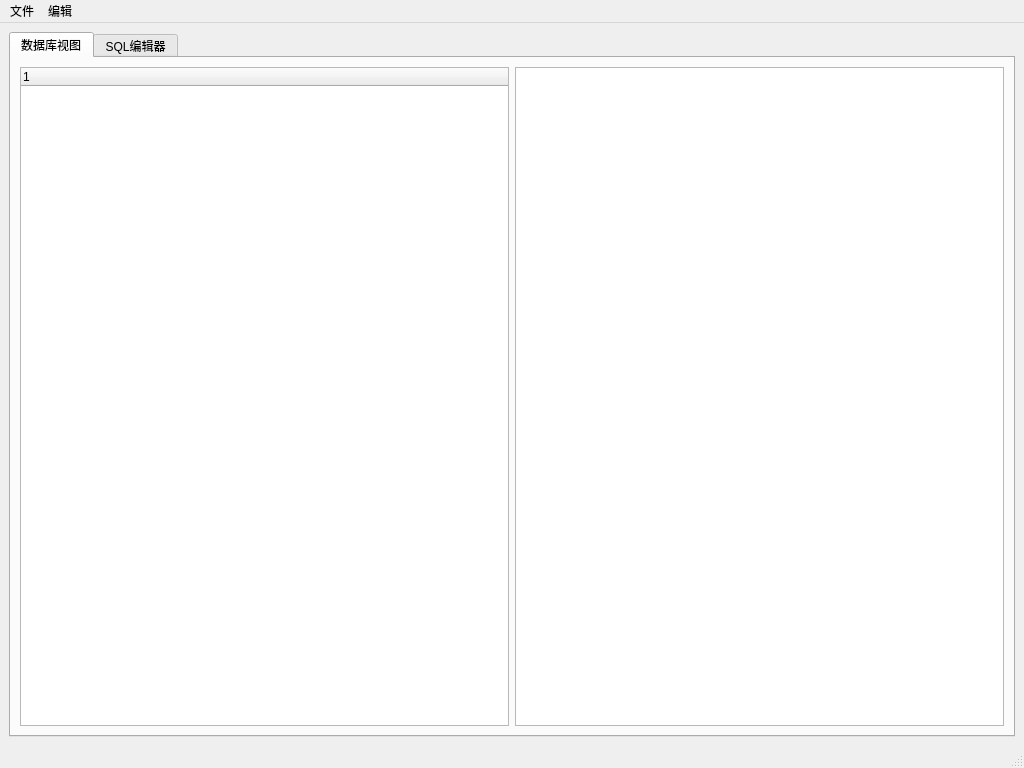
<?xml version="1.0" encoding="UTF-8"?>
<ui version="4.0">
 <class>MainWindow</class>
 <widget class="QMainWindow" name="MainWindow">
  <property name="geometry">
   <rect>
    <x>0</x>
    <y>0</y>
    <width>1024</width>
    <height>768</height>
   </rect>
  </property>
  <property name="windowTitle">
   <string>GNCDB 数据库管理工具</string>
  </property>
  <widget class="QWidget" name="centralwidget">
   <layout class="QVBoxLayout" name="verticalLayout">
    <item>
     <widget class="QTabWidget" name="mainTab">
      <property name="currentIndex">
       <number>0</number>
      </property>
      <widget class="QWidget" name="dbView">
       <attribute name="title">
        <string>数据库视图</string>
       </attribute>
       <layout class="QHBoxLayout" name="dbLayout">
        <item>
         <widget class="QTreeWidget" name="tableTree">
          <property name="minimumSize">
           <size>
            <width>200</width>
            <height>0</height>
           </size>
          </property>
          <column>
           <property name="text">
            <string>1</string>
           </property>
          </column>
         </widget>
        </item>
        <item>
         <widget class="QTableWidget" name="dataTable">
          <property name="alternatingRowColors">
           <bool>true</bool>
          </property>
          <property name="selectionMode">
           <enum>QAbstractItemView::SingleSelection</enum>
          </property>
          <property name="selectionBehavior">
           <enum>QAbstractItemView::SelectRows</enum>
          </property>
         </widget>
        </item>
       </layout>
      </widget>
      <widget class="QWidget" name="sqlView">
       <attribute name="title">
        <string>SQL编辑器</string>
       </attribute>
       <layout class="QVBoxLayout" name="sqlLayout">
        <item>
         <widget class="QTextEdit" name="sqlEditor">
          <property name="font">
           <font>
            <family>Monospace</family>
            <pointsize>10</pointsize>
           </font>
          </property>
         </widget>
        </item>
        <item>
         <widget class="QPushButton" name="executeButton">
          <property name="text">
           <string>执行SQL</string>
          </property>
         </widget>
        </item>
       </layout>
      </widget>
     </widget>
    </item>
   </layout>
  </widget>
  <widget class="QMenuBar" name="menubar">
   <property name="geometry">
    <rect>
     <x>0</x>
     <y>0</y>
     <width>1024</width>
     <height>22</height>
    </rect>
   </property>
   <widget class="QMenu" name="menuFile">
    <property name="title">
     <string>文件</string>
    </property>
    <addaction name="actionConnect"/>
    <addaction name="actionDisconnect"/>
    <addaction name="separator"/>
    <addaction name="actionExit"/>
   </widget>
   <widget class="QMenu" name="menuEdit">
    <property name="title">
     <string>编辑</string>
    </property>
    <addaction name="actionRefresh"/>
   </widget>
   <addaction name="menuFile"/>
   <addaction name="menuEdit"/>
  </widget>
  <widget class="QStatusBar" name="statusbar"/>
  <action name="actionConnect">
   <property name="text">
    <string>连接数据库</string>
   </property>
  </action>
  <action name="actionDisconnect">
   <property name="text">
    <string>断开连接</string>
   </property>
  </action>
  <action name="actionExit">
   <property name="text">
    <string>退出</string>
   </property>
  </action>
  <action name="actionRefresh">
   <property name="text">
    <string>刷新</string>
   </property>
  </action>
 </widget>
 <resources/>
 <connections/>
</ui>
